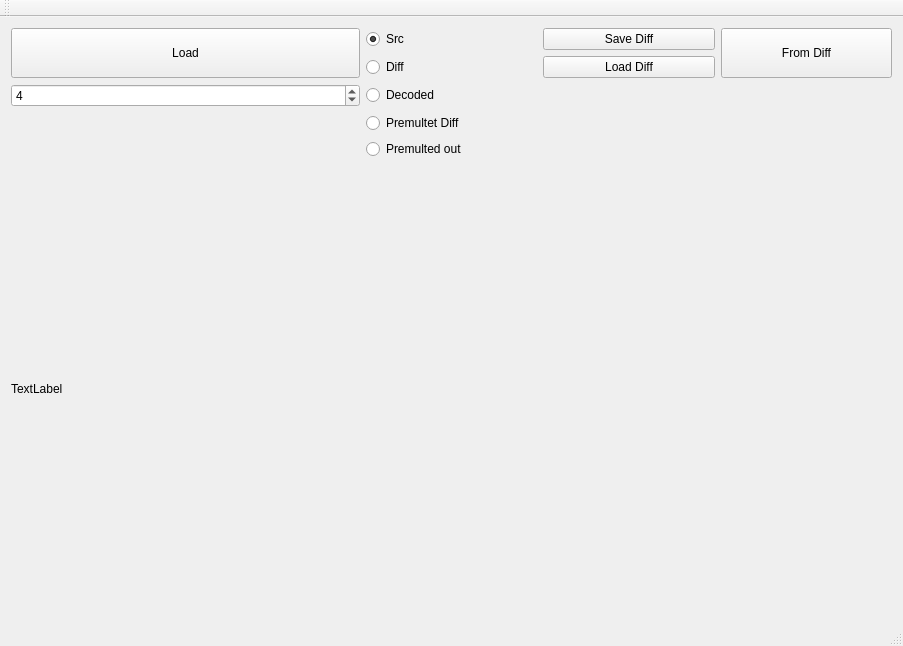
<?xml version="1.0" encoding="UTF-8"?>
<ui version="4.0">
 <class>MainWindow</class>
 <widget class="QMainWindow" name="MainWindow">
  <property name="geometry">
   <rect>
    <x>0</x>
    <y>0</y>
    <width>903</width>
    <height>646</height>
   </rect>
  </property>
  <property name="windowTitle">
   <string>MainWindow</string>
  </property>
  <widget class="QWidget" name="centralWidget">
   <layout class="QGridLayout" name="gridLayout">
    <item row="3" column="2">
     <widget class="QRadioButton" name="radioButton_4">
      <property name="text">
       <string>Premultet Diff</string>
      </property>
     </widget>
    </item>
    <item row="5" column="0" colspan="5">
     <widget class="QLabel" name="label">
      <property name="text">
       <string>TextLabel</string>
      </property>
     </widget>
    </item>
    <item row="1" column="2">
     <widget class="QRadioButton" name="radioButton_2">
      <property name="text">
       <string>Diff</string>
      </property>
     </widget>
    </item>
    <item row="0" column="2">
     <widget class="QRadioButton" name="radioButton">
      <property name="text">
       <string>Src</string>
      </property>
      <property name="checked">
       <bool>true</bool>
      </property>
     </widget>
    </item>
    <item row="0" column="0" rowspan="2" colspan="2">
     <widget class="QPushButton" name="pushButton">
      <property name="sizePolicy">
       <sizepolicy hsizetype="Expanding" vsizetype="Expanding">
        <horstretch>0</horstretch>
        <verstretch>0</verstretch>
       </sizepolicy>
      </property>
      <property name="text">
       <string>Load</string>
      </property>
     </widget>
    </item>
    <item row="2" column="2">
     <widget class="QRadioButton" name="radioButton_3">
      <property name="text">
       <string>Decoded</string>
      </property>
     </widget>
    </item>
    <item row="0" column="3">
     <widget class="QPushButton" name="pushButton_2">
      <property name="text">
       <string>Save Diff</string>
      </property>
     </widget>
    </item>
    <item row="2" column="0" colspan="2">
     <widget class="QSpinBox" name="spinBox">
      <property name="minimum">
       <number>1</number>
      </property>
      <property name="maximum">
       <number>127</number>
      </property>
      <property name="value">
       <number>4</number>
      </property>
     </widget>
    </item>
    <item row="1" column="3">
     <widget class="QPushButton" name="pushButton_3">
      <property name="text">
       <string>Load Diff</string>
      </property>
     </widget>
    </item>
    <item row="4" column="2">
     <widget class="QRadioButton" name="radioButton_5">
      <property name="text">
       <string>Premulted out</string>
      </property>
     </widget>
    </item>
    <item row="0" column="4" rowspan="2">
     <widget class="QPushButton" name="pushButton_4">
      <property name="sizePolicy">
       <sizepolicy hsizetype="Minimum" vsizetype="Preferred">
        <horstretch>0</horstretch>
        <verstretch>0</verstretch>
       </sizepolicy>
      </property>
      <property name="text">
       <string>From Diff</string>
      </property>
     </widget>
    </item>
   </layout>
  </widget>
  <widget class="QMenuBar" name="menuBar">
   <property name="geometry">
    <rect>
     <x>0</x>
     <y>0</y>
     <width>903</width>
     <height>21</height>
    </rect>
   </property>
  </widget>
  <widget class="QToolBar" name="mainToolBar">
   <attribute name="toolBarArea">
    <enum>TopToolBarArea</enum>
   </attribute>
   <attribute name="toolBarBreak">
    <bool>false</bool>
   </attribute>
  </widget>
  <widget class="QStatusBar" name="statusBar"/>
 </widget>
 <layoutdefault spacing="6" margin="11"/>
 <resources/>
 <connections/>
</ui>
